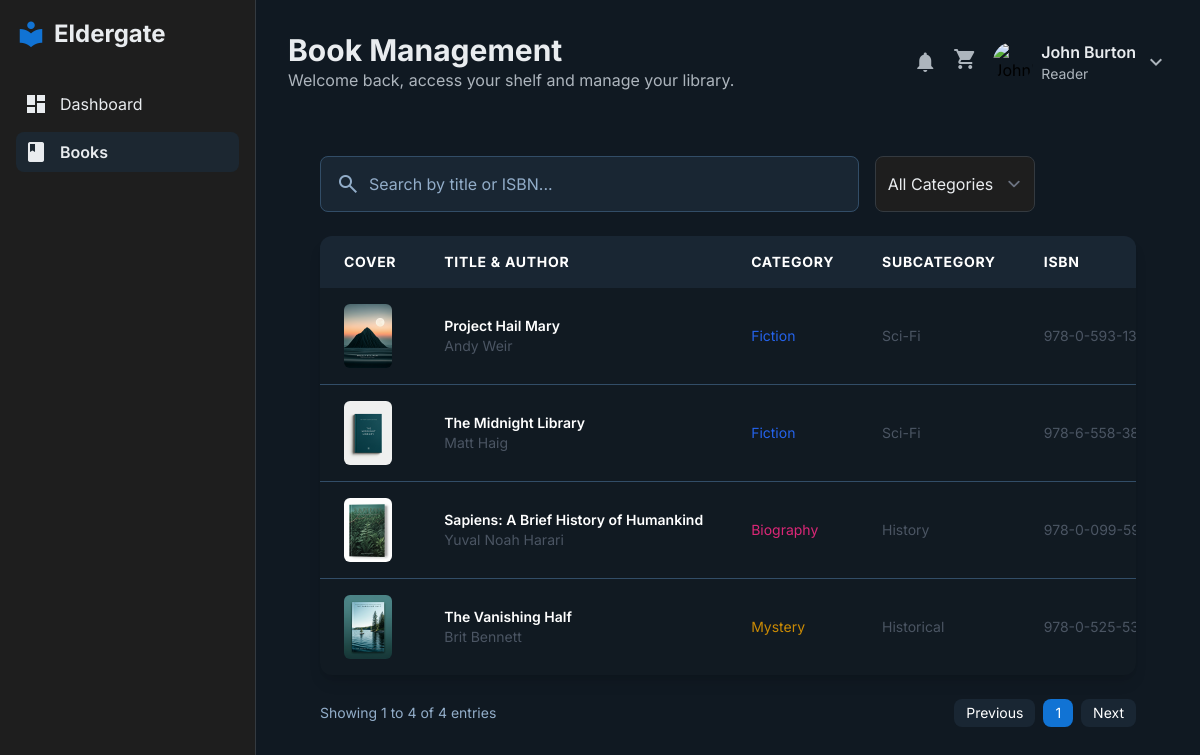
Page /account/librarian-book-management/ (signed in) on the committed database.
### accounts/models.py (models this page shows)
class EldergateLibraryUser(models.Model):
    id = models.AutoField(primary_key=True)
    username = models.CharField(max_length=100, unique=True)
    password = models.CharField(max_length=100)
    email = models.CharField(max_length=100)
    First_Name = models.CharField(max_length=100)
    Last_Name = models.CharField(max_length=100)
    date_joined = models.DateTimeField(auto_now_add=True)
    last_login = models.DateTimeField(blank=True, null=True)
    is_active = True
    USER_TYPE_CHOICES = [
        ('Reader', 'Reader'),
        ('Librarian', 'Librarian'),
        ('Administrator', 'Administrator'),
    ]
    model_name = models.CharField(
        max_length=100,
        choices=USER_TYPE_CHOICES,
        default='Reader',
    )
    current_reading = models.ForeignKey(Book, on_delete=models.CASCADE, null=True, blank=True)
    reading_progress = models.IntegerField(default=0)

### books/models.py (models this page shows)
class Book(models.Model):
    id = models.AutoField(primary_key=True)
    title = models.CharField(max_length=100)
    author = models.CharField(max_length=100)
    description = models.TextField()
    isbn = models.CharField(max_length=13)
    publisher = models.CharField(max_length=100)
    publication_date = models.DateField()
    category = models.ForeignKey(Category, on_delete=models.CASCADE, default=0)
    subcategory = models.ForeignKey(SubCategory, on_delete=models.CASCADE, null=True, blank=True)
    total_pages = models.IntegerField()
    price = models.DecimalField(max_digits=10, decimal_places=2)
    is_trending = models.BooleanField(default=False)
    cover_image = models.ImageField(upload_to='book_covers/')
    pdf_link = models.FileField(upload_to='books/')
    timestamp = models.DateTimeField(auto_now_add=True)

class Category(models.Model):
    id = models.AutoField(primary_key=True)
    name = models.CharField(max_length=100)

class SubCategory(models.Model):
    id = models.AutoField(primary_key=True)
    name = models.CharField(max_length=100)
    category = models.ForeignKey(Category, on_delete=models.CASCADE)

### accounts/views.py (the view)
# urls.py: path('librarian-book-management/', views.librarian_book_management_view, name='librarian-book-management'),
def librarian_book_management_view(request):
    if request.session.get('is_authenticated'):
        user = request.user
        title = "Book Management"
        subtitle = "Welcome back, access your shelf and manage your library."
        all_books = Book.objects.all()
        books_data = []
        for book in all_books:
            category_class = helpers.librarian_book_management_category(book.category.name)
            isbn = helpers.isbn_formatter(book.isbn)
            books_data.append({
                'id': book.id,
                'cover_image_url': book.cover_image.url if book.cover_image else '',
                'title': book.title,
                'author': book.author,
                'category_name': book.category.name if book.category else '',
                'subcategory_name': book.subcategory.name if book.subcategory else '',
                'isbn': isbn,
                'date_added': book.timestamp,
                'category_class': category_class,
            })
        categories = Category.objects.all()
        return render(request, 'librarian/librarian-books.html', {'user': user, 'title': title, 'subtitle': subtitle, 'categories': categories, 'books_data': books_data})
    else:
        return redirect('login')

### accounts/helpers.py (called while the page is built)
def librarian_book_management_category(category):
    if category == "Fiction":
        class_sheet = "px-6 py-4 whitespace-nowrap text-sm text-blue-600 dark:text-secondary-text"
    elif category == "Mystery":
        class_sheet = "px-6 py-4 whitespace-nowrap text-sm text-yellow-600 dark:text-secondary-text"
    elif category == "Philosophy":
        class_sheet = "px-6 py-4 whitespace-nowrap text-sm text-green-600 dark:text-secondary-text"
    elif category == "History":
        class_sheet = "px-6 py-4 whitespace-nowrap text-sm text-purple-600 dark:text-secondary-text"
    elif category == "Biography":
        class_sheet = "px-6 py-4 whitespace-nowrap text-sm text-pink-600 dark:text-secondary-text"
    else:
        class_sheet = "px-6 py-4 whitespace-nowrap text-sm text-red-600 dark:text-secondary-text"
    return class_sheet

def isbn_formatter(isbn_string):
    if not isinstance(isbn_string, str) or not isbn_string.isdigit() or len(isbn_string) != 13:
        return isbn_string # Return original string if not a valid 13-digit string
    parts = [
        isbn_string[0:3],
        isbn_string[3:4],
        isbn_string[4:7],
        isbn_string[7:12],
        isbn_string[12:13]
    ]
    return "-".join(parts)

### templates/librarian/librarian-books.html (shortened to what this page needs)
{% extends 'librarian_layout.html' %}
{% block content %}
{% include 'includes/header.html' %}
<div class="flex-1 p-8">
    <div class="max-w-7xl mx-auto">
        <div class="grid grid-cols-1 md:grid-cols-3 gap-4 mb-6">
            <div class="md:col-span-2">
                <label class="flex flex-col w-full">
                    <div
                        class="relative flex w-full flex-1 items-stretch rounded-lg h-12 bg-[#192633]">
                        <span
                            class="material-symbols-outlined absolute left-4 top-1/2 -translate-y-1/2 text-[#92adc9]">search</span>
                        <input
                            class="form-input flex w-full min-w-0 flex-1 resize-none overflow-hidden rounded-lg text-white focus:outline-0 focus:ring-1 focus:ring-primary border border-[#324d67] bg-[#192633] focus:border-primary h-14 placeholder:text-[#92adc9] pl-12 pr-4 py-[15px] text-base font-normal leading-normal"
                            placeholder="Search by title or ISBN..." type="text" id="book-search-input" />
                    </div>
                </label>
            </div>
            <div class="flex gap-4">
                <select class="rounded-lg bg-card-light dark:bg-card-dark border border-border-light dark:border-border-dark focus:ring-primary focus:border-primary text-text-light dark:text-text-dark">
                    <option>All Categories</option>
                </select>
            </div>
        </div>
        <div class="bg-[#111a22] rounded-xl shadow-lg overflow-hidden">
            <div class="overflow-x-auto">
                <table class="w-full text-left" id="books-table">
                    <thead>
                        <tr class="bg-[#192633]">
                            <th class="px-6 py-4 text-white text-sm font-bold uppercase tracking-wider">Cover</th>
                            <th class="px-6 py-4 text-white text-sm font-bold uppercase tracking-wider">Title &amp; Author</th>
                            <th class="px-6 py-4 text-white text-sm font-bold uppercase tracking-wider">Category</th>
                            <th class="px-6 py-4 text-white text-sm font-bold uppercase tracking-wider">Subcategory</th>
                            <th class="px-6 py-4 text-white text-sm font-bold uppercase tracking-wider">ISBN</th>
                        </tr>
                    </thead>
                    <tbody class="divide-y divide-[#324d67]">
                        {% for book in books_data %}
                        <tr class="hover:bg-gray-200 dark:hover:bg-gray-800/40 transition-colors book-row">
                            <td class="px-6 py-4 whitespace-nowrap">
                                <div class="bg-center bg-no-repeat aspect-square bg-cover rounded-md w-12 h-16"
                                    data-alt="Book cover for The Midnight Library"
                                    style='background-image: url("{{ book.cover_image_url }}");'>
                                </div>
                            </td>
                            <td class="px-6 py-4 whitespace-nowrap">
                                <div class="text-sm font-semibold text-black dark:text-white">{{ book.title }}</div>
                                <div class="text-sm text-gray-600 dark:text-secondary-text">{{ book.author }}</div>
                            </td>
                            <td
                                class="{{ book.category_class }}">
                                {{ book.category_name }}</td>
                            <td
                                class="px-6 py-4 whitespace-nowrap text-sm text-gray-600 dark:text-secondary-text">
                                {{ book.subcategory_name }}</td>
                            <td
                                class="px-6 py-4 whitespace-nowrap text-sm text-gray-600 dark:text-secondary-text">
                                {{ book.isbn }}</td>
                        </tr>
                        {% endfor %}
                    </tbody>
                </table>
            </div>
        </div>
        <div class="flex justify-between items-center mt-6">
            <span class="text-sm text-[#92adc9]" id="pagination-info"></span>
            <div class="flex items-center gap-2">
                <button class="px-3 py-1 rounded-lg bg-[#192633] hover:bg-[#233648] text-white text-sm pagination-prev">Previous</button>
                <button class="px-3 py-1 rounded-lg bg-[#192633] hover:bg-[#233648] text-white text-sm pagination-next">Next</button>
            </div>
        </div>
    </div>
</div>
{% endblock %}

### templates/includes/header.html (shortened to what this page needs)
<header class="flex justify-between items-center mb-8">
    <div>
        <h2 class="text-3xl font-bold text-text-light dark:text-text-dark">{{ title }}</h2>
        <p class="text-subtext-light dark:text-subtext-dark">{{ subtitle }}</p>
    </div>
    <div class="flex items-center space-x-4">
        <span class="material-icons text-subtext-light dark:text-subtext-dark cursor-pointer">notifications</span>
        <a href="{% url 'cart' %}"><span class="material-icons text-subtext-light dark:text-subtext-dark cursor-pointer">shopping_cart</span></a>
        <div class="flex items-center space-x-2">
            <img alt="{{ user.First_Name }}'s profile picture" class="w-10 h-10 rounded-full" src="https://static.vecteezy.com/system/resources/previews/018/765/757/non_2x/user-profile-icon-in-flat-style-member-avatar-illustration-on-isolated-background-human-permission-sign-business-concept-vector.jpg"/>
            <div>
                <p class="font-semibold text-text-light dark:text-text-dark">{{ user.First_Name }} {{ user.Last_Name }}</p>
                <p class="text-sm text-subtext-light dark:text-subtext-dark">{{ user.model_name }}</p>
            </div>
            <div class="relative inline-block text-left">
                <button type="button" class="flex items-center focus:outline-none" id="menu-button" aria-expanded="true" aria-haspopup="true">
                    <span class="material-icons text-subtext-light dark:text-subtext-dark cursor-pointer">expand_more</span>
                </button>
            </div>
        </div>
    </div>
</header>

### templates/librarian_layout.html (style rules this page uses)
body { font-family: 'Inter', sans-serif; }

### rows in the picture
EldergateLibraryUser: First_Name "John", Last_Name "Burton", model_name "Reader"
Book: title "Project Hail Mary", author "Andy Weir"
Category: category_name "Fiction" "Fiction"
SubCategory: subcategory_name "Sci-Fi" "Sci-Fi"
Book: title "The Midnight Library", author "Matt Haig"
Book: title "Sapiens: A Brief History of Humankind", author "Yuval Noah Harari"
Category: category_name "Biography"
SubCategory: subcategory_name "History"
Book: title "The Vanishing Half", author "Brit Bennett"
Category: category_name "Mystery"
SubCategory: subcategory_name "Historical"

### other values in the picture
{{ title }} "Book Management"
{{ subtitle }} "Welcome back, access your shelf and manage your library."
